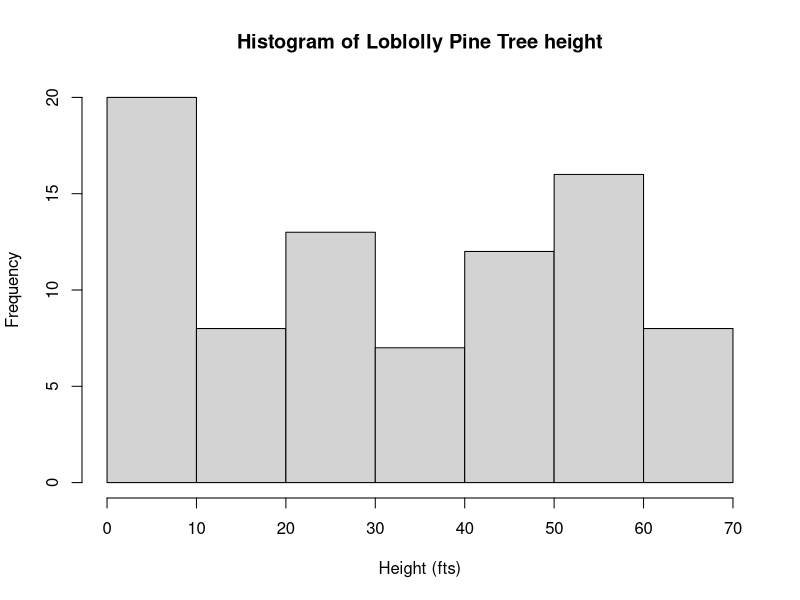
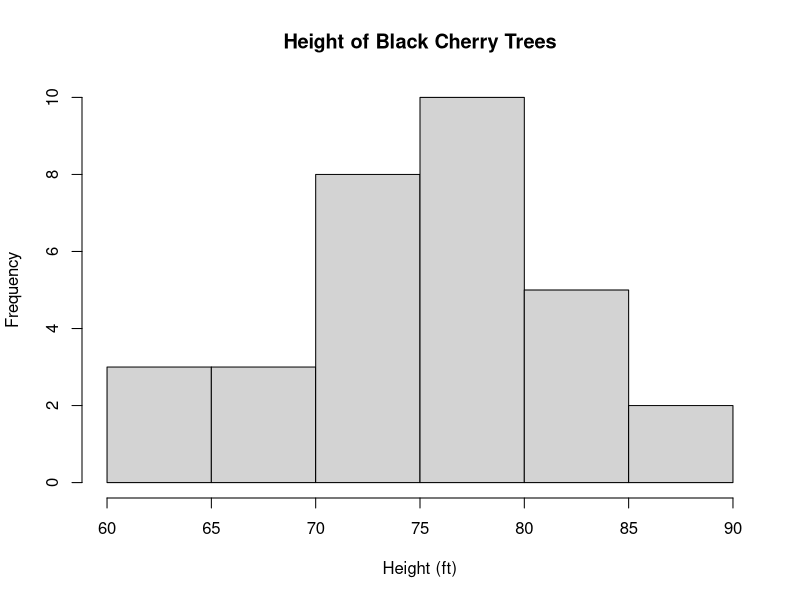
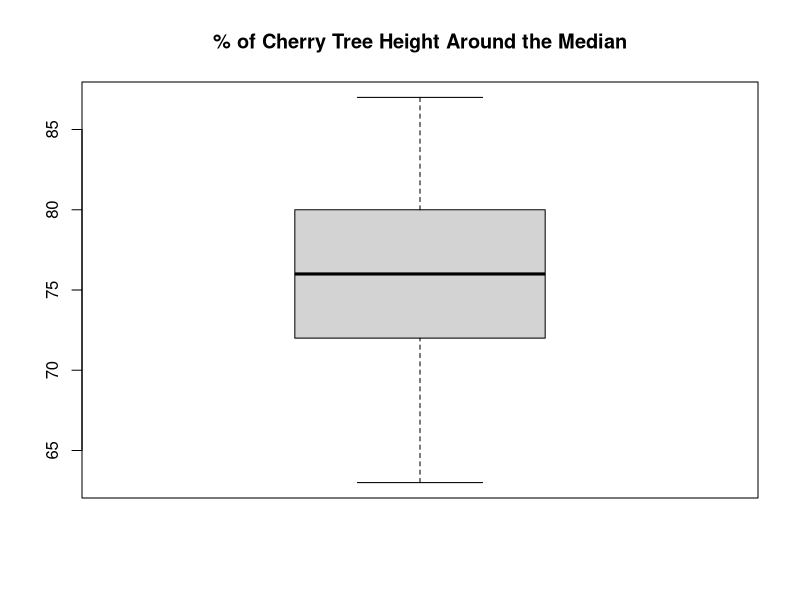
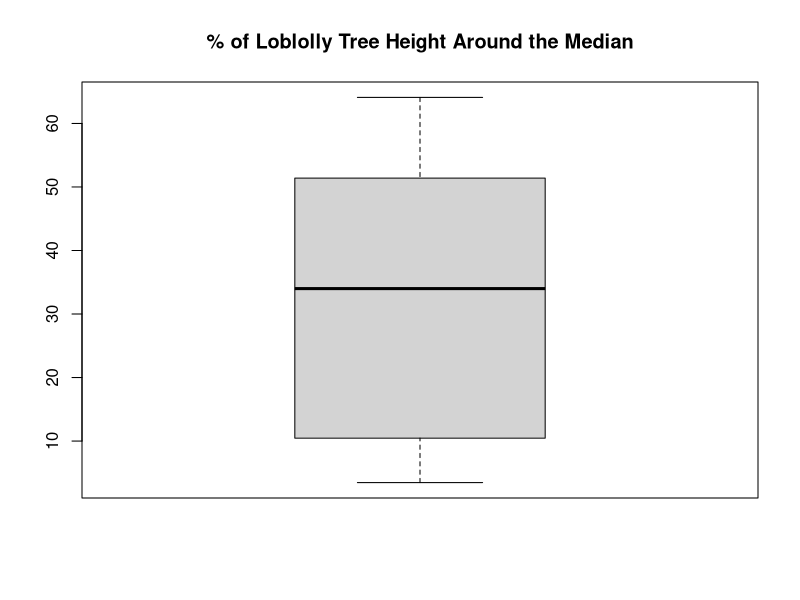
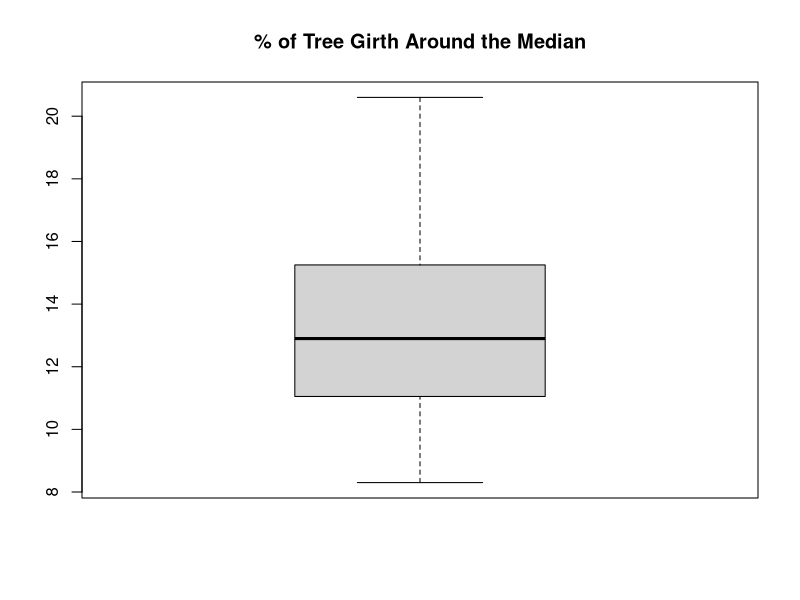
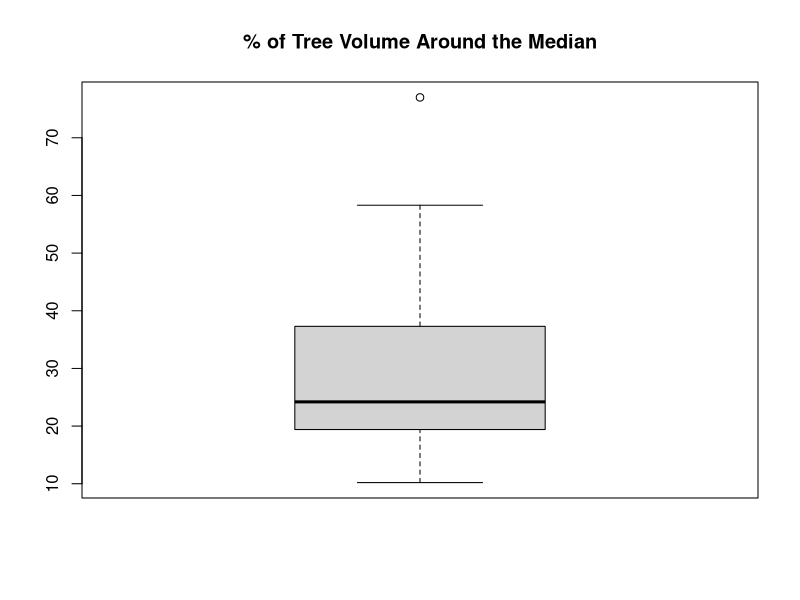
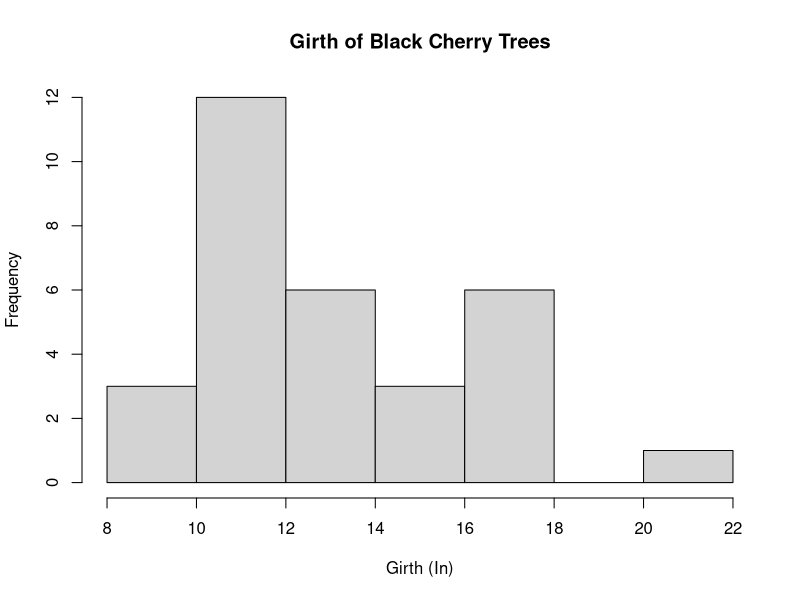

R code for these plots, in order:
## ---- chunk 1
knitr::opts_chunk$set(echo = TRUE)
## ---- chunk 2
summary(Loblolly$height)
## ---- chunk 3
summary(trees$Height)
## ---- chunk 4
hist(Loblolly$height, 
     xlab = "Height (fts)", 
     main = "Histogram of Loblolly Pine Tree height")
hist(trees$Height, 
     xlab = "Height (ft)", 
     main = 'Height of Black Cherry Trees')
## ---- chunk 5
boxplot(trees$Height, main = "% of Cherry Tree Height Around the Median")
boxplot(Loblolly$height, main = "% of Loblolly Tree Height Around the Median")
boxplot(trees$Girth, main = "% of Tree Girth Around the Median")
boxplot(trees$Volume, main = "% of Tree Volume Around the Median")
## ---- chunk 6
hist(trees$Girth, 
     xlab = "Girth (In)", 
     main = 'Girth of Black Cherry Trees')
